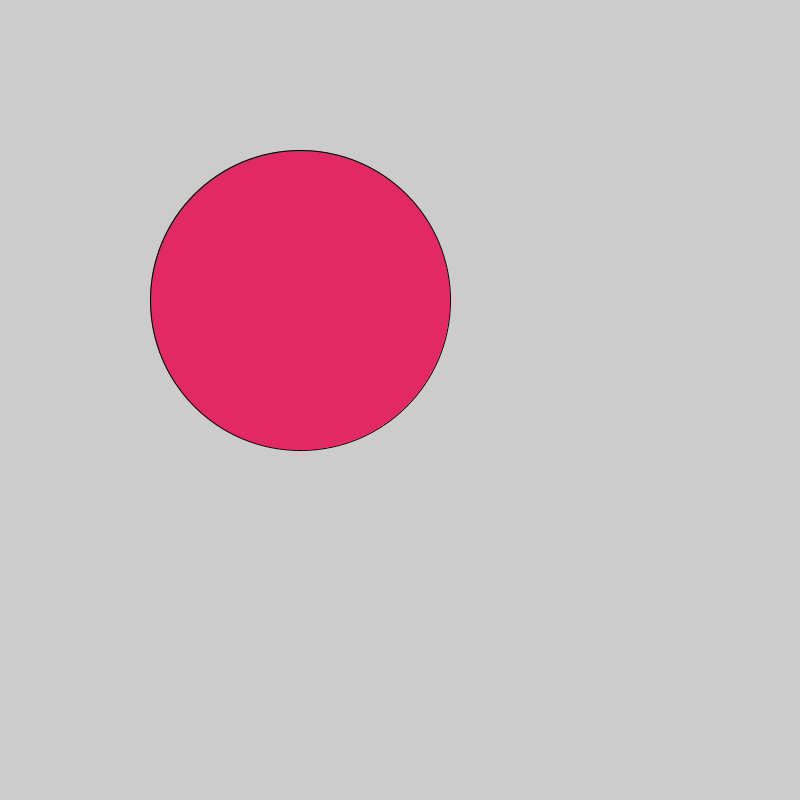
Frame 1 (no input)
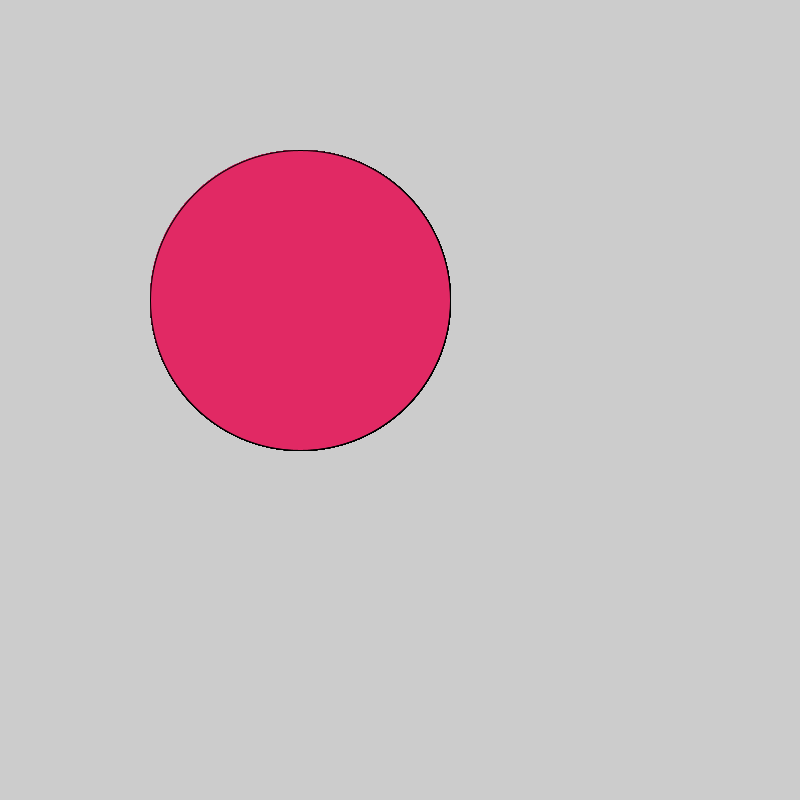
Frame 60 (the mouse pressed at the canvas centre just before this capture)
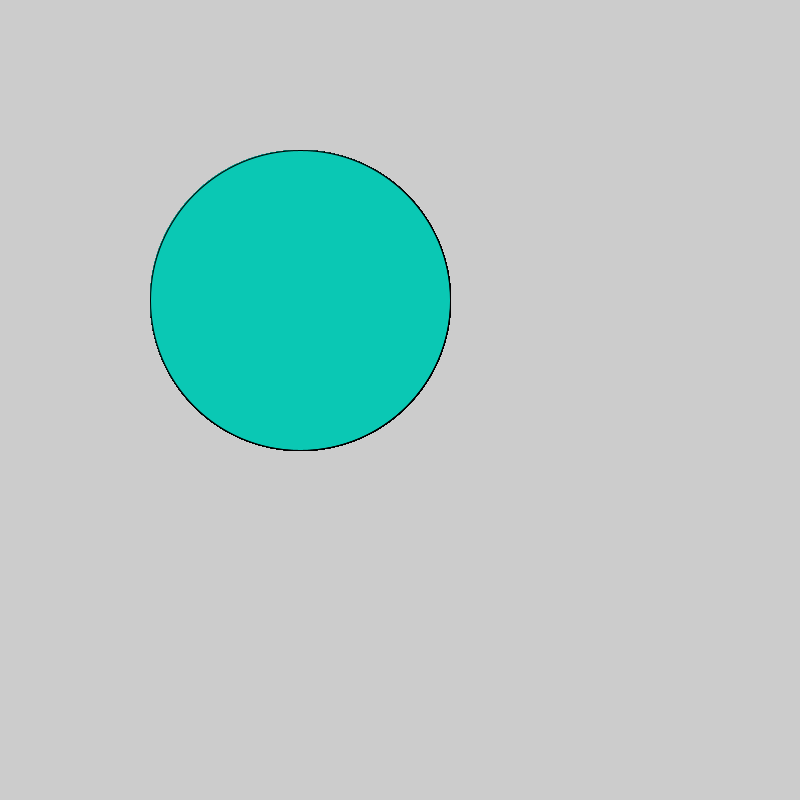
Frame 120 (the mouse held since frame 60 and released just before this capture)

The Processing sketch that drew these frames (run headless with seeded random() and noise(); from frame 60 on, the mouse is pressed at the canvas centre):

// Processing sketch: logical_dot
// ── logical_dot.pde
void setup() {
  size(800, 800);
}

void draw() {
  fill(225, 150, 190);

if(mousePressed){
  fill(10,200,180);}
  else{
    fill(225,051,100);}
 
   ellipse(300,300,300,300);
  

}
// Copyright Wintriss Technical Schools 2013
